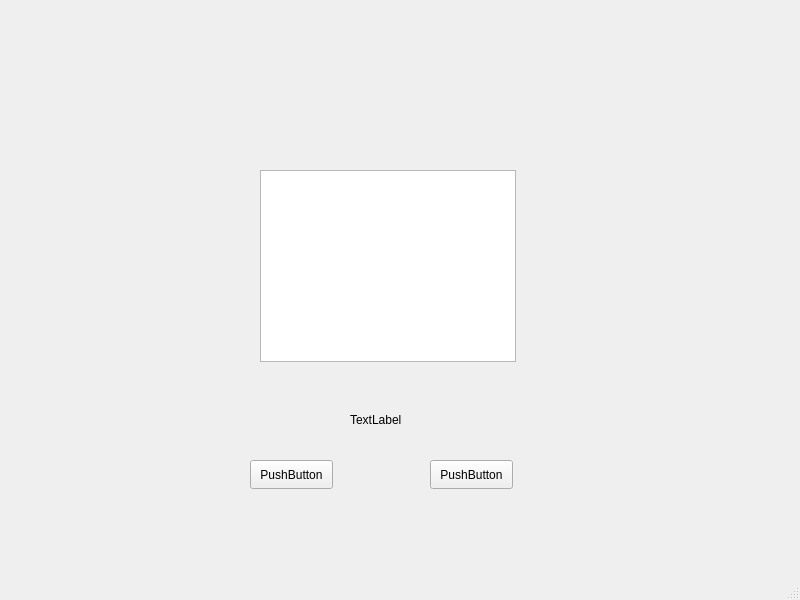
<?xml version="1.0" encoding="UTF-8"?>
<ui version="4.0">
 <class>MainWindow</class>
 <widget class="QMainWindow" name="MainWindow">
  <property name="geometry">
   <rect>
    <x>0</x>
    <y>0</y>
    <width>800</width>
    <height>600</height>
   </rect>
  </property>
  <property name="windowTitle">
   <string>MainWindow</string>
  </property>
  <widget class="QWidget" name="centralwidget">
   <widget class="QLabel" name="label">
    <property name="geometry">
     <rect>
      <x>350</x>
      <y>410</y>
      <width>63</width>
      <height>20</height>
     </rect>
    </property>
    <property name="text">
     <string>TextLabel</string>
    </property>
   </widget>
   <widget class="QPushButton" name="pushButton">
    <property name="geometry">
     <rect>
      <x>250</x>
      <y>460</y>
      <width>83</width>
      <height>29</height>
     </rect>
    </property>
    <property name="text">
     <string>PushButton</string>
    </property>
   </widget>
   <widget class="QTextBrowser" name="textBrowser">
    <property name="geometry">
     <rect>
      <x>260</x>
      <y>170</y>
      <width>256</width>
      <height>192</height>
     </rect>
    </property>
   </widget>
   <widget class="QPushButton" name="pushButton_2">
    <property name="geometry">
     <rect>
      <x>430</x>
      <y>460</y>
      <width>83</width>
      <height>29</height>
     </rect>
    </property>
    <property name="text">
     <string>PushButton</string>
    </property>
   </widget>
  </widget>
  <widget class="QMenuBar" name="menubar">
   <property name="geometry">
    <rect>
     <x>0</x>
     <y>0</y>
     <width>800</width>
     <height>25</height>
    </rect>
   </property>
  </widget>
  <widget class="QStatusBar" name="statusbar"/>
 </widget>
 <resources/>
 <connections/>
</ui>
